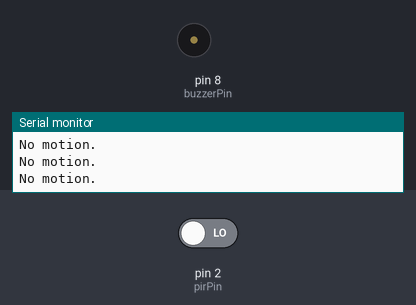
Bench run of a sketch on a simulated Arduino Uno, built with avr-gcc and run on an emulated ATmega328P. On the bench: buzzer (waves = sounding, pin HIGH), the last lines printed to the serial monitor. The test bench sets the inputs (shaded band); at power-on: pin 2 (pirPin) LOW.

Above: at 1.8 s.
1.9 s: pin 2 (pirPin) driven HIGH
At 2.05 s:
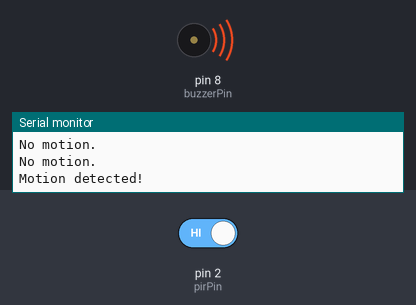
4.9 s: pin 2 (pirPin) driven LOW
At 6.2 s:
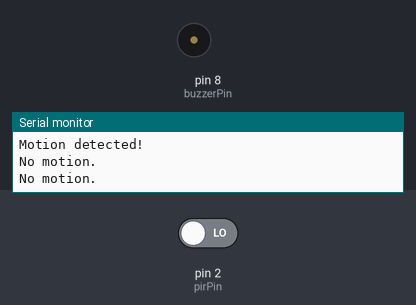
Timing chart, 0 to 7.9 s (numbered marks = the images above; inputs shaded):
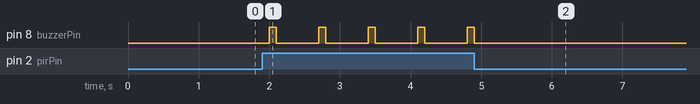

Measured:
- after the input at 1.9 s, pin 8 (buzzerPin): alternates HIGH for 0.10 s and LOW for 0.60 s, starting after 0.10 s
- after the input at 4.9 s, pin 8 (buzzerPin): goes on until 4.9 s, then stays LOW

The sketch:

Project_9_Simple_Alarm_System.ino
```cpp
// Project 9: Simple Alarm System
// Uses a PIR motion sensor to detect motion and sound a buzzer.

int pirPin = 2;    // PIR sensor output
int buzzerPin = 8; // Buzzer pin

void setup() {
  pinMode(pirPin, INPUT);
  pinMode(buzzerPin, OUTPUT);
  Serial.begin(9600);
}

void loop() {
  int motion = digitalRead(pirPin);

  if (motion == HIGH) {
    Serial.println("Motion detected!");
    digitalWrite(buzzerPin, HIGH);
    delay(100);
    digitalWrite(buzzerPin, LOW);
    delay(100);
  } else {
    Serial.println("No motion.");
    digitalWrite(buzzerPin, LOW);
  }
  delay(500);
}
```
